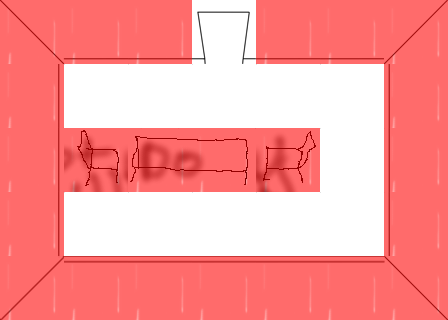

Below is a game level as drawn by its tile map, then a one-line description and the .tmx that defines it (tile-layer data replaced by summaries):
An orthogonal 7x5 tile map with 64x64 px tiles, 3 tile layers (House, SpecialLayer, test), 3 tilesets and 2 objects (characters/player/player_one, tile_trigger/exit_to_village).

<map version="1.0" orientation="orthogonal" width="7" height="5" tilewidth="64" tileheight="64">
 <tileset firstgid="1" name="special" tilewidth="64" tileheight="64">
  <image source="../../../../tiles/special.png" width="320" height="1216" />
 </tileset>
 <tileset firstgid="96" name="house" tilewidth="64" tileheight="64">
  <image source="../../../../tiles/house.png" width="320" height="640" />
 </tileset>
 <tileset firstgid="146" name="objects" tilewidth="64" tileheight="64">
  <image source="../../../../tiles/objects.png" width="320" height="1216" />
 </tileset>
 <layer name="House" width="7" height="5">
  <data>[35 cells, 35 non-empty, 14 distinct tile ids]</data>
 </layer>
 <layer name="SpecialLayer" width="7" height="5">
  <data>[35 cells, 23 non-empty, 1 distinct tile ids]</data>
 </layer>
 <objectgroup name="Object Layer 1" width="7" height="5">
  <object name="characters/player/player_one" gid="146" x="320" y="256" />
  <object name="tile_trigger/exit_to_village" gid="152" x="192" y="64" />
 </objectgroup>
 <layer name="test" width="7" height="5">
  <data>[35 cells, 0 non-empty, 0 distinct tile ids]</data>
 </layer>
</map>
